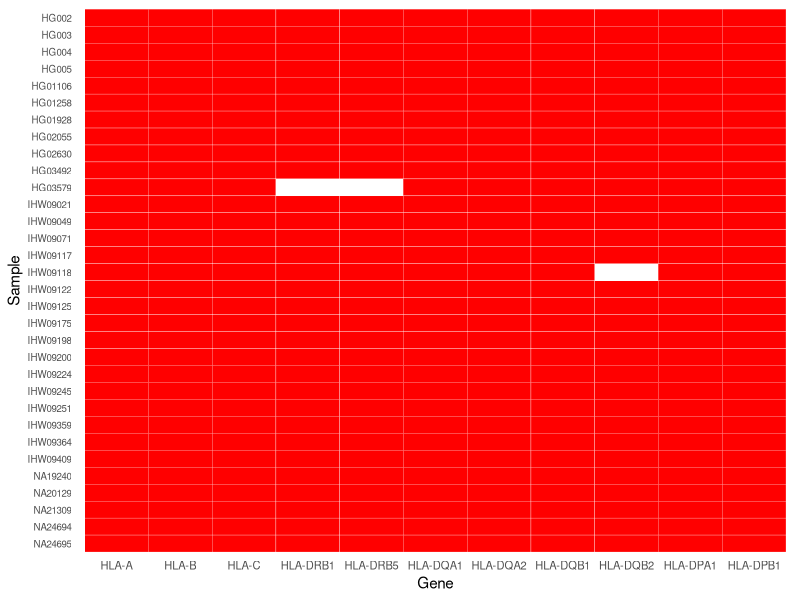
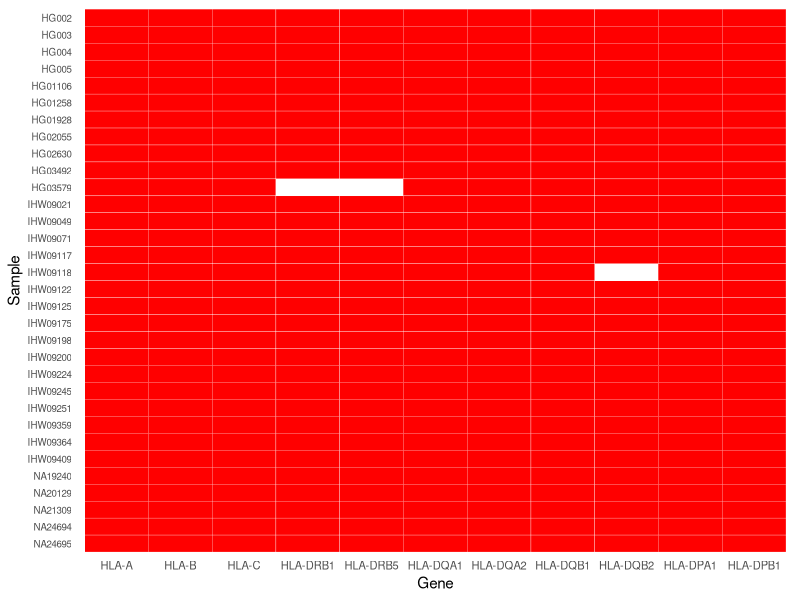
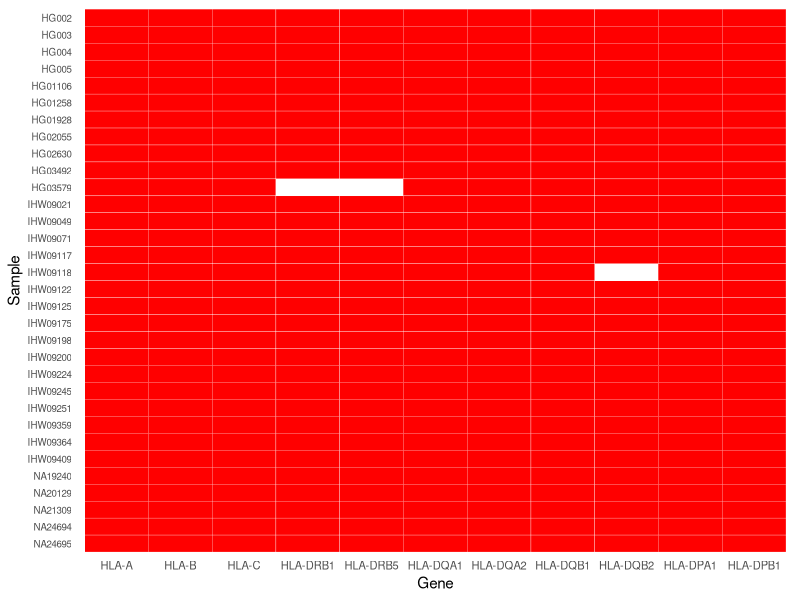

Recreate these plots in R, in order.
library(tidyr)
library(ggplot2)
library(dplyr)

setwd("/Users/matt/Documents/GitHub/mhc/scripts/visualizations/phase_heat_map/")

# Load heatmap data
#data <- read.csv("phase_map_hiphase.csv", header = TRUE, stringsAsFactors = FALSE)
#data <- read.csv("whatshap_phase_map.csv", header = TRUE, stringsAsFactors = FALSE)
data <- read.csv("promethion_phase_map.csv", header = TRUE, stringsAsFactors = FALSE)
colnames(data) <- gsub("\\.", "-", colnames(data))  # Replace dots with dashes

# Convert samples and genes into factors to preserve order
sample_order <- rev(data$sample)  # Reverse sample order
gene_order <- colnames(data)[-1]  # Keep gene order

df_long <- pivot_longer(
  data,
  cols = -sample,       
  names_to = "Gene",    
  values_to = "Value"   
)

df_long$sample <- factor(df_long$sample, levels = sample_order)
df_long$Gene <- factor(df_long$Gene, levels = gene_order)

# Load incomplete.csv and format labels
#incomplete <- read.csv("incomplete.csv", header = TRUE, stringsAsFactors = FALSE)
#incomplete$label <- paste0(incomplete$num_haploblocks, " (", incomplete$prop_phased, ")")

# Merge `incomplete.csv` with `df_long` while preserving order
#df_long <- df_long %>%
  #left_join(incomplete, by = c("sample", "Gene" = "gene")) %>%
  #mutate(label = ifelse(Value == 0, label, NA))  # Only label missing/0 tiles

# Ensure factor levels remain correct after merge
df_long$sample <- factor(df_long$sample, levels = sample_order)
df_long$Gene <- factor(df_long$Gene, levels = gene_order)

# Plot heatmap
figure <- ggplot(df_long, aes(x = Gene, y = sample, fill = Value)) +
  geom_tile(color = "white") +
  scale_fill_gradient(low = "white", high = "red", na.value = "white") +
  #geom_text(aes(label = label), size = 3, na.rm = TRUE) +  # Add text only to missing/0 tiles
  theme_minimal() +
  theme(
    axis.text.x = element_text(size = 8),
    axis.text.y = element_text(size = 7),
    axis.ticks = element_blank(),
    panel.grid = element_blank(),
    legend.position = "none"
  ) +
  labs(
    x = "Gene",
    y = "Sample"
  )

print(figure)

# Save the figure
#ggsave(filename = "hiphase_heat_map.pdf", plot = figure)
#ggsave(filename = "hiphase_heat_map.png", plot = figure)
#ggsave(filename = "whatshap_heat_map.pdf", plot = figure)
#ggsave(filename = "whatshap_heat_map.png", plot = figure)
ggsave(filename = "promethion_whatshap_heat_map.pdf", plot = figure)
ggsave(filename = "promethion_whatshap_heat_map.png", plot = figure)

# Load necessary library
library(dplyr)

# Example data (assuming 'data' is already loaded)
# Convert all non-sample columns to numeric if needed
data_numeric <- data %>% select(-sample)

# Count zeros per row
zero_counts <- rowSums(data_numeric == 0)

# Count occurrences
all_ones <- sum(zero_counts == 0)  # Samples with all 1s
one_zero <- sum(zero_counts == 1)  # Samples with exactly one zero
two_zeros <- sum(zero_counts == 2)  # Samples with exactly two zeros

# Print results
cat("Samples with all 1s:", all_ones, "\n")
cat("Samples with exactly one 0:", one_zero, "\n")
cat("Samples with exactly two 0s:", two_zeros, "\n")
